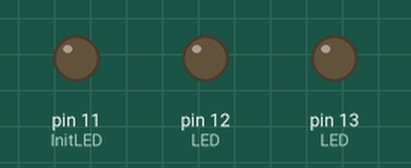
Recording of a program running on a simulated Arduino Mega 2560, built with avr-gcc and run on an emulated ATmega2560. Shown: output pins drawn as LEDs (lit = HIGH).

Above: at 0.15 s.
At 0.45 s:
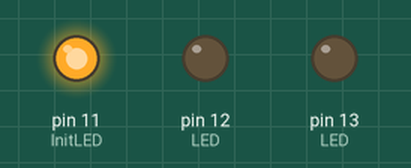
At 0.75 s:
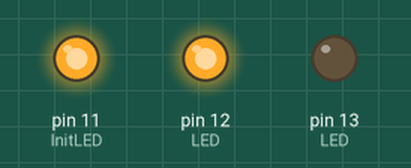
At 2.55 s:
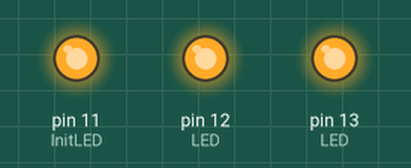
Timing chart, 0 to 3.5 s (numbered marks = the images above):
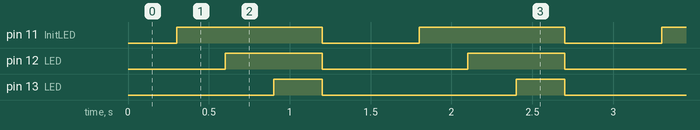

Measured:
- by itself, pin 11 (InitLED): alternates HIGH for 0.90 s and LOW for 0.60 s
- by itself, pin 12 (LED): alternates HIGH for 0.60 s and LOW for 0.90 s
- by itself, pin 13 (LED): alternates HIGH for 0.30 s and LOW for 1.2 s

The program:

main.cpp
```cpp
// main program to turn on 3 LEDS in the "Mustang Tail Light sequence"
// Program calls a function to initialize LEDS
// Program then calls a function to do the Mustang sequence

#include <Arduino.h> // for serial print
#include <avr/io.h>
#include "mustang.h"
#define DELAY 300
int main () {

InitLED();
//char i=0;
unsigned int LEDnum = 0;
while (1) {
  if (LEDnum < 4){
    //Mustang_Tail_LED(i);
    LEDon(LEDnum);
    _delay_ms(DELAY);
    LEDnum++;
  }
  else{
    LEDnum=0;
    LEDalloff();
    _delay_ms(DELAY);
  }
}
return(0);
}
```

mustang.cpp
```cpp
// PROGRAM TO SEQUENCE LIGHTS IN A MUSTANGE TAIL PATTERN

#include <avr/io.h>
#include "mustang.h"

void InitLED(){
    // set Port pins PB7, PB6, PB5 for output
    DDRB |= (1 << DDB5)|(1 << DDB6) | (1 << DDB7);
}

void LEDon (unsigned int LEDnum){
    switch (LEDnum)
    {
    case 1:
        PORTB |= (1<<PORTB5);
        break;
    case 2:
        PORTB |= (1<<PORTB6);
        break;
    case 3:
        PORTB |= (1<<PORTB7);
        break;
    default:
        break;
    }
}

void LEDalloff(){
    PORTB &= ~((1<<PORTB5) | (1<<PORTB6) | (1<<PORTB7));
}

void Mustang_Tail_LED(char i){
// in one line of code the function takes the value of i and turns on the sucessive PORTpin
// for the Mustang LED lighting sequence
// the algorthim is (i) or'd with  [(2 to the power of i)-1 ]
// note that 2 to the power of i  = (1 << i)
PORTB = (((i)|((1 << i)-1) << 5) & 0xE0)| (PORTB & 0X1F);
}
```

mustang.h
```cpp
// Dale Hetherington
//
//
// Description: Header file
//----------------------------------------------------------------------


#ifndef MUSTANG_H
#define MUSTANG_H

void InitLED();
void Mustang_Tail_LED(char i);
void LEDon(unsigned int LEDnum);
void LEDalloff();
#endif
```
